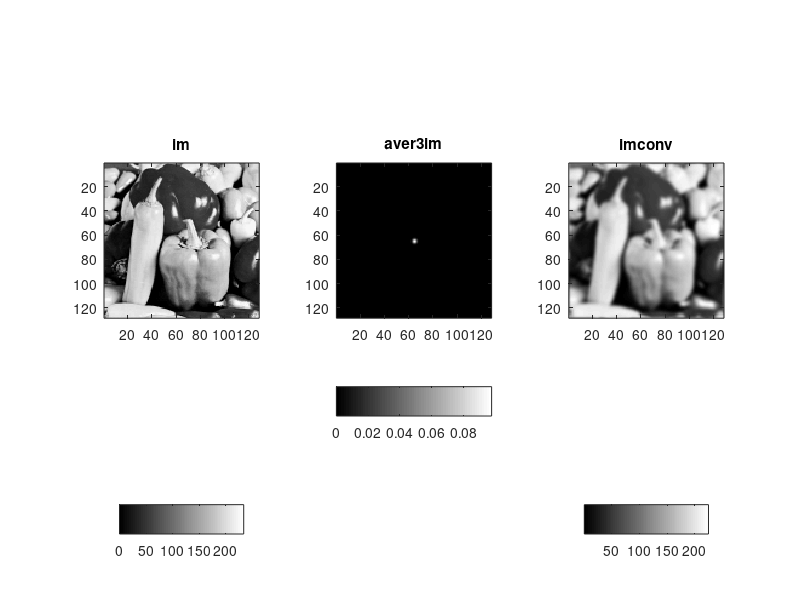
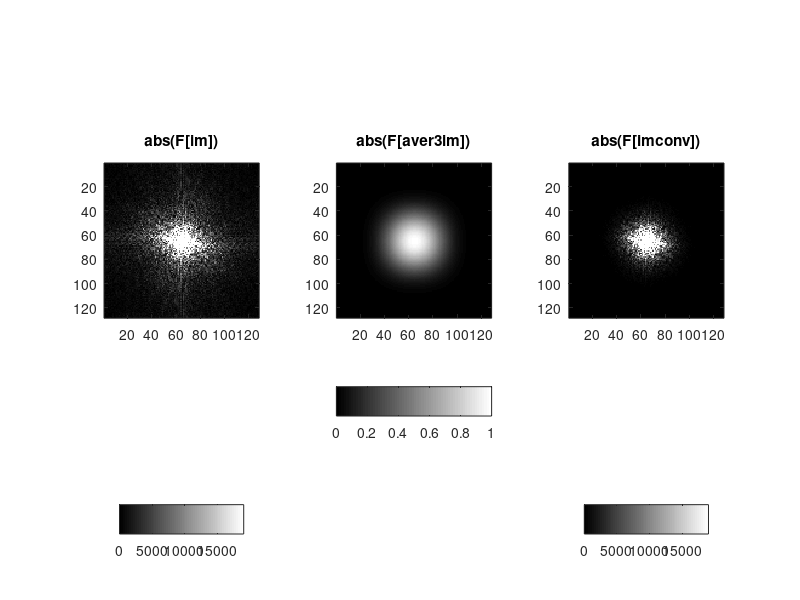

Write MATLAB code to recreate these figures, in order.
load peppersmall
im = peppersmall;
aver = [1 2 1; 2 4 2; 1 2 1]/16;
aver3 = conv2(conv2(aver,aver,'full'),aver,'full');
%imconv = conv2(im,aver3,'same');
aver3im = 0*im;
center = size(im,1)/2+1;
aver3im(center-3:center+3, center-3:center+3) = aver3;
IM = fftshift(fft2(ifftshift(im)));
AVER3IM = fftshift(fft2(ifftshift(aver3im)));
% IMCONV = fftshift(fft2(ifftshift(imconv)));
IMCONV = IM .* AVER3IM;%fftshift(fft2(ifftshift(imconv)));
imconv = fftshift(ifft2(ifftshift(IMCONV)));
maxIM = max(max(abs(IM)));
figure(1); colormap gray;
subplot(131); imagesc(im);
axis image; title('im'); colorbar('SouthOutside')
subplot(132); imagesc(aver3im);
axis image; title('aver3im'); colorbar('SouthOutside')
subplot(133); imagesc(imconv);
axis image; title('imconv'); colorbar('SouthOutside')
figure(2); colormap gray;
subplot(131); imagesc(abs(IM), [0 0.01*maxIM]);
axis image; title('abs(F[im])'); colorbar('SouthOutside')
subplot(132); imagesc(abs(AVER3IM));
axis image; title('abs(F[aver3im])'); colorbar('SouthOutside')
subplot(133); imagesc(abs(IMCONV), [0 0.01*maxIM]);
axis image; title('abs(F[imconv])'); colorbar('SouthOutside')
